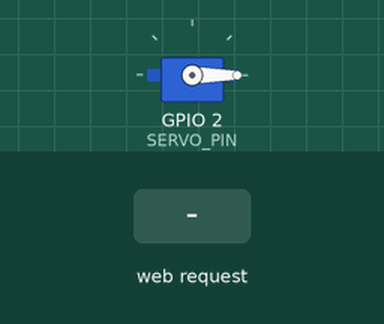
A sketch run on a simulated ESP8266 (NodeMCU). Parts: servo. The test bench sets the inputs (shaded band). WiFi joins after 1.5 s; servers stay silent unless stated; what the sketch prints to the serial monitor is not drawn.

Above: at 2.7 s.
2.8 s: HTTP request GET /door?action=open received
At 3.1 s:
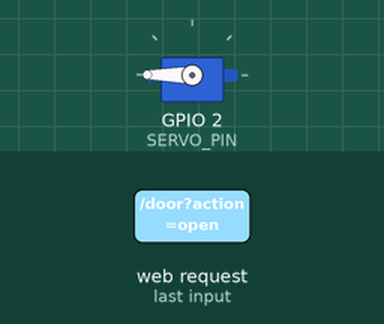
Timing chart, 0 to 9.3 s (numbered marks = the images above; inputs shaded):
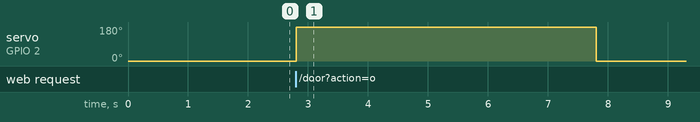

The sketch:

Esp8266.ino
```cpp
#include <ESP8266WiFi.h>
#include <ESP8266WebServer.h>
#include <Servo.h>

const char *ssid = "IoT Network";             // Tên WiFi
const char *password = "aiotlab@123";         // Mật khẩu WiFi

// Cấu hình IP tĩnh
IPAddress local_IP(192, 168, 162, 4);         // IP tĩnh cho ESP8266
IPAddress gateway(192, 168, 160, 1);          // Địa chỉ gateway (thường là router)
IPAddress subnet(255, 255, 248, 0);               // Subnet mask
IPAddress dns(8, 8, 8, 8);                    // DNS (Google DNS)

ESP8266WebServer server(80);
Servo myServo;
#define SERVO_PIN 2  // GPIO2 (D4) nối với Servo

void handleServoControl() {
  if (server.hasArg("action")) {
    String action = server.arg("action");

    if (action == "open") {
      myServo.write(180);  // Mở cửa
      server.send(200, "text/plain", "Cửa ĐÃ MỞ!");
      Serial.println("Mở cửa!");
      delay(5000);       // Giữ cửa mở 5s
      myServo.write(0);  // Đóng cửa lại
    } else if (action == "close") {
      myServo.write(0);  // Đóng cửa ngay lập tức
      server.send(200, "text/plain", "Cửa ĐÃ ĐÓNG!");
    } else {
      server.send(400, "text/plain", "Sai lệnh!");
    }
  } else {
    server.send(400, "text/plain", "Thiếu tham số!");
  }
}

void setup() {
  Serial.begin(115200);
  myServo.attach(SERVO_PIN);
  myServo.write(0);  // Ban đầu cửa đóng

  // Cấu hình IP tĩnh
  if (!WiFi.config(local_IP, gateway, subnet, dns)) {
    Serial.println("Cấu hình IP tĩnh thất bại!");
  }

  WiFi.begin(ssid, password);
  Serial.print("Đang kết nối WiFi...");
  while (WiFi.status() != WL_CONNECTED) {
    delay(500);
    Serial.print(".");
  }
  Serial.println("\nWiFi đã kết nối!");
  Serial.print("Truy cập: http://");
  Serial.println(WiFi.localIP());

  server.on("/door", handleServoControl);  // Đổi tên endpoint cho đúng chức năng
  server.begin();
}

void loop() {
  server.handleClient();
}
```

Measured:
- after the input at 2.8 s, servo on GPIO 2 (SERVO_PIN): 0° → 180° at once, → 0° 5.0 s later
